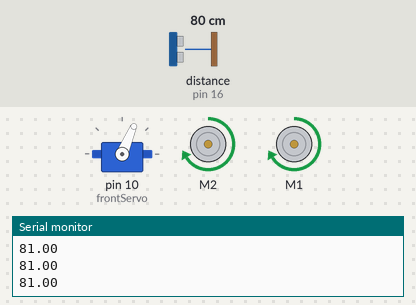
Simulated run of this sketch. Board: Arduino Uno, built with avr-gcc and run on an emulated ATmega328P. On the bench: servo, 2 × DC motor (green arrow = forward, orange = backward, longer = faster), the last lines printed to the serial monitor. Inputs (shaded band) come from the test bench; at power-on: distance to the obstacle (sensor on pin 16) 80 cm. The echo pulse lasts 58.3 µs per cm.

Above: at 1.2 s.
1.3 s: distance to the obstacle (sensor on pin 16) set to 28 cm
2.8 s: distance to the obstacle (sensor on pin 16) set to 23 cm
At 3.6 s:
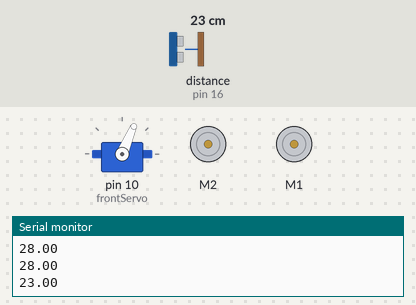
At 4.6 s:
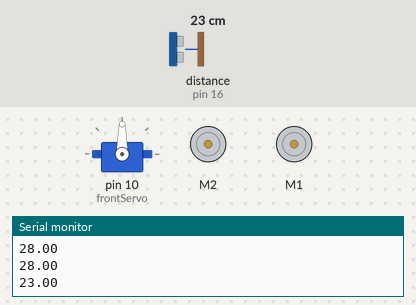
5.8 s: distance to the obstacle (sensor on pin 16) set to 2 cm
At 6.02 s:
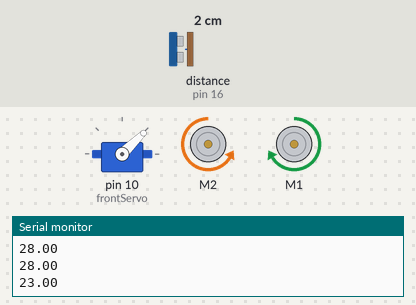
8.8 s: distance to the obstacle (sensor on pin 16) set to 4 cm
Timing chart, 0 to 12.8 s (numbered marks = the images above; inputs shaded):
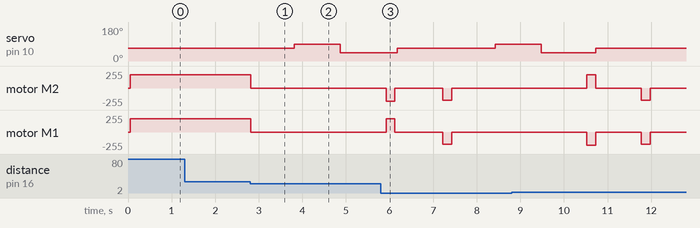

The sketch:

ArduinoRover.ino
```cpp
#include <AFMotor.h>
#include <Servo.h>
#include <NewPing.h>

#define TRIGGER_PIN  17                          // Arduino A3 pin tied to trigger pin on the ultrasonic sensor.
#define ECHO_PIN     16                          // Arduino A2 pin tied to echo pin on the ultrasonic sensor.
#define MAX_DISTANCE 200                         // Maximum distance we want to ping for (in centimeters). Maximum sensor distance is rated at 400-500cm.
NewPing frontSonar(TRIGGER_PIN, ECHO_PIN, MAX_DISTANCE);       // NewPing setup of pins and maximum distance.
float centerDistance = 0;
float rightDistance = 0;
float leftDistance = 0;
long randomNumber = 0;
boolean isLastTurnRight = true;

#define RIGHT_TURN_ANGLE 23
#define LEFT_TURN_ANGLE 23
AF_DCMotor motorR(2, MOTOR12_64KHZ);             // Right motor connected to M2, 64KHz PWM
AF_DCMotor motorL(1, MOTOR12_64KHZ);             // Left motor connected to M1, 64KHz PWM
const int TURN_TIME = 200;

#define SERVO_LEFT_POSITION 44
#define SERVO_CENTER_POSITION 67
#define SERVO_RIGHT_POSITION 90
Servo frontServo;

void setup() {
  Serial.begin(115200);                         // set up Serial library at 115200 bps
  frontServo.attach(10);
  frontServo.write(SERVO_CENTER_POSITION);
}

void loop() {
  //turnRight();
  //delay(5000);
  motionPattern_1();
}

void motionPattern_1() {
  centerDistance = getDistance(frontSonar);
  Serial.println(centerDistance);
  if (centerDistance < 5 && centerDistance > 0) {
    moveBackward(180, 200);
  }
  if (centerDistance <= 25 && centerDistance > 0) {
    stopMovement(1000);
    frontServo.write(SERVO_RIGHT_POSITION);
    rightDistance = getDistance(frontSonar);
    delay(1000);
    frontServo.write(SERVO_LEFT_POSITION);
    leftDistance = getDistance(frontSonar);
    delay(1000);
    //Serial.print(leftDistance);
    //Serial.print("  :  ");
    //Serial.println(rightDistance);
    if (rightDistance > leftDistance) {
      turnRight(); //Serial.println( "turned right.");
      isLastTurnRight = true;
    }
    else if (rightDistance < leftDistance) {
      turnLeft(); //Serial.println( "turned left.");
      isLastTurnRight = false;
    }
    else {
//      randomSeed(analogRead(5));
//      randomNumber = random(2);
      if (isLastTurnRight) {turnRight(); /*Serial.println( "turned random right.");*/ }
      else {turnLeft(); /*Serial.println( "turned random left.");*/ }
      delay(50);
    }
    frontServo.write(SERVO_CENTER_POSITION);
    delay(1000);
  } else {
    moveForward(200);
  }
}

float getDistance(NewPing &sonar) {
  delay(50);                      // Wait 50ms between pings (about 20 pings/sec). 29ms should be the shortest delay between pings.
  return sonar.ping_cm();
//  unsigned int uS = sonar.ping();
//  return (uS / US_ROUNDTRIP_CM);
}

void moveForward(int speedCode) {
  moveForward(speedCode, 0);
}

void moveForward(int speedCode, int timeDelay) {
  motorR.setSpeed(speedCode);
  motorL.setSpeed(speedCode);
  motorR.run(FORWARD);
  motorL.run(FORWARD);
  if (timeDelay > 0) delay(timeDelay);
}

void moveBackward(int speedCode) {
  moveBackward(speedCode, 0);
}

void moveBackward(int speedCode, int timeDelay) {
  motorR.setSpeed(speedCode);
  motorL.setSpeed(speedCode);
  motorR.run(BACKWARD);
  motorL.run(BACKWARD);
  if (timeDelay > 0) delay(timeDelay);
}

void stopMovement() {
  stopMovement(0);
}

void stopMovement(int timeDelay) {
  motorR.setSpeed(0);
  motorL.setSpeed(0);
  motorR.run(BRAKE);
  motorL.run(BRAKE);
  if (timeDelay > 0) delay(timeDelay);
}

void turnRight() {
  turn(motorL, motorR);
}

void turnLeft() {
  turn(motorR, motorL);
}

void turn(AF_DCMotor &turnToMotor, AF_DCMotor &turnAwayMotor) {
  turnToMotor.setSpeed(200);
  turnAwayMotor.setSpeed(200);
  turnToMotor.run(FORWARD);
  turnAwayMotor.run(BACKWARD);
  delay(TURN_TIME);
  stopMovement();
}
```

Measured:
- the behaviour switches between 26 and 25 cm on distance to the obstacle (sensor on pin 16) (found by bisection; images 0 and 1)
- after the input at 2.8 s, servo on pin 10 (frontServo): 67° → 90° after 1.0 s, → 44° 1.1 s later; motor M2, motor M1: forward 200/255 → stopped at once
